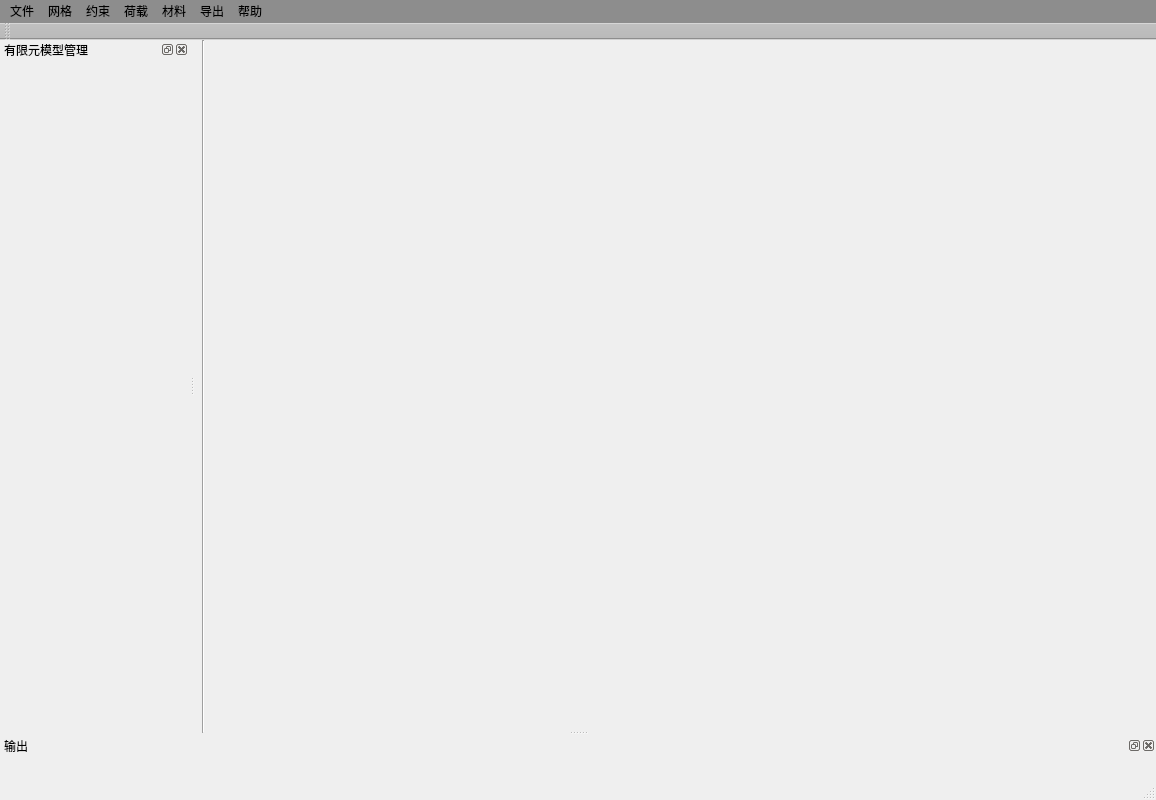
<?xml version="1.0" encoding="UTF-8"?>
<ui version="4.0">
 <class>mainWindow</class>
 <widget class="QMainWindow" name="mainWindow">
  <property name="geometry">
   <rect>
    <x>0</x>
    <y>0</y>
    <width>1156</width>
    <height>800</height>
   </rect>
  </property>
  <property name="minimumSize">
   <size>
    <width>1156</width>
    <height>800</height>
   </size>
  </property>
  <property name="windowTitle">
   <string>有限元仿真建模系统</string>
  </property>
  <widget class="QWidget" name="centralwidget">
   <property name="minimumSize">
    <size>
     <width>932</width>
     <height>693</height>
    </size>
   </property>
   <layout class="QHBoxLayout" name="horizontalLayout_2">
    <property name="spacing">
     <number>7</number>
    </property>
    <property name="leftMargin">
     <number>0</number>
    </property>
    <property name="topMargin">
     <number>0</number>
    </property>
    <property name="rightMargin">
     <number>0</number>
    </property>
    <property name="bottomMargin">
     <number>0</number>
    </property>
    <item>
     <layout class="QHBoxLayout" name="horizontalLayout">
      <property name="spacing">
       <number>3</number>
      </property>
      <property name="sizeConstraint">
       <enum>QLayout::SetDefaultConstraint</enum>
      </property>
      <item>
       <widget class="Line" name="line">
        <property name="minimumSize">
         <size>
          <width>16</width>
          <height>691</height>
         </size>
        </property>
        <property name="orientation">
         <enum>Qt::Vertical</enum>
        </property>
       </widget>
      </item>
      <item>
       <widget class="QWidget" name="view_widget" native="true">
        <property name="mouseTracking">
         <bool>false</bool>
        </property>
        <property name="styleSheet">
         <string notr="true"/>
        </property>
       </widget>
      </item>
     </layout>
    </item>
   </layout>
  </widget>
  <widget class="QMenuBar" name="menubar">
   <property name="geometry">
    <rect>
     <x>0</x>
     <y>0</y>
     <width>1156</width>
     <height>26</height>
    </rect>
   </property>
   <property name="styleSheet">
    <string notr="true">background-color: rgb(141, 141, 141);</string>
   </property>
   <widget class="QMenu" name="menu">
    <property name="title">
     <string>文件</string>
    </property>
    <addaction name="import_geometry_action"/>
    <addaction name="separator"/>
    <addaction name="exit_action"/>
   </widget>
   <widget class="QMenu" name="menuGrid">
    <property name="title">
     <string>网格</string>
    </property>
    <addaction name="line_grid_divide"/>
    <addaction name="surface_grid_divide"/>
    <addaction name="body_grid_divide"/>
   </widget>
   <widget class="QMenu" name="menu_2">
    <property name="title">
     <string>约束</string>
    </property>
    <addaction name="point_constraint_add"/>
    <addaction name="surface_constraint_add"/>
   </widget>
   <widget class="QMenu" name="menu_3">
    <property name="title">
     <string>荷载</string>
    </property>
    <addaction name="point_load_add"/>
    <addaction name="surface_load_add"/>
   </widget>
   <widget class="QMenu" name="menu_4">
    <property name="title">
     <string>材料</string>
    </property>
    <addaction name="select_material_add"/>
    <addaction name="all_material_add"/>
   </widget>
   <widget class="QMenu" name="menu_5">
    <property name="title">
     <string>导出</string>
    </property>
    <addaction name="export_nastran"/>
    <addaction name="export_abaqus"/>
    <addaction name="export_ansys"/>
   </widget>
   <widget class="QMenu" name="menu_6">
    <property name="title">
     <string>帮助</string>
    </property>
   </widget>
   <addaction name="menu"/>
   <addaction name="menuGrid"/>
   <addaction name="menu_2"/>
   <addaction name="menu_3"/>
   <addaction name="menu_4"/>
   <addaction name="menu_5"/>
   <addaction name="menu_6"/>
  </widget>
  <widget class="QStatusBar" name="statusbar"/>
  <widget class="QDockWidget" name="dockWidget">
   <property name="minimumSize">
    <size>
     <width>189</width>
     <height>693</height>
    </size>
   </property>
   <property name="toolTip">
    <string>&lt;html&gt;&lt;head/&gt;&lt;body&gt;&lt;p&gt;撒&lt;/p&gt;&lt;p&gt;&lt;br/&gt;&lt;/p&gt;&lt;/body&gt;&lt;/html&gt;</string>
   </property>
   <property name="accessibleName">
    <string/>
   </property>
   <property name="windowTitle">
    <string>有限元模型管理</string>
   </property>
   <attribute name="dockWidgetArea">
    <number>1</number>
   </attribute>
   <widget class="QWidget" name="dockWidgetContents"/>
  </widget>
  <widget class="QToolBar" name="toolBar">
   <property name="windowTitle">
    <string>工具栏</string>
   </property>
   <property name="autoFillBackground">
    <bool>false</bool>
   </property>
   <property name="styleSheet">
    <string notr="true">background-color: rgb(185, 185, 185);</string>
   </property>
   <property name="toolButtonStyle">
    <enum>Qt::ToolButtonIconOnly</enum>
   </property>
   <attribute name="toolBarArea">
    <enum>TopToolBarArea</enum>
   </attribute>
   <attribute name="toolBarBreak">
    <bool>false</bool>
   </attribute>
  </widget>
  <widget class="QDockWidget" name="dockWidget_2">
   <property name="minimumSize">
    <size>
     <width>1113</width>
     <height>42</height>
    </size>
   </property>
   <property name="windowTitle">
    <string>输出</string>
   </property>
   <attribute name="dockWidgetArea">
    <number>8</number>
   </attribute>
   <widget class="QWidget" name="dockWidgetContents_2"/>
  </widget>
  <action name="import_geometry_action">
   <property name="text">
    <string>导入几何模型</string>
   </property>
   <property name="iconText">
    <string>导入几何模型</string>
   </property>
  </action>
  <action name="exit_action">
   <property name="text">
    <string>退出</string>
   </property>
  </action>
  <action name="line_grid_divide">
   <property name="text">
    <string>边网格划分</string>
   </property>
  </action>
  <action name="surface_grid_divide">
   <property name="text">
    <string>面网格划分</string>
   </property>
  </action>
  <action name="body_grid_divide">
   <property name="text">
    <string>体网格划分</string>
   </property>
  </action>
  <action name="point_constraint_add">
   <property name="text">
    <string>施加点约束</string>
   </property>
  </action>
  <action name="surface_constraint_add">
   <property name="text">
    <string>施加面约束</string>
   </property>
  </action>
  <action name="point_load_add">
   <property name="text">
    <string>施加点荷载</string>
   </property>
  </action>
  <action name="surface_load_add">
   <property name="text">
    <string>施加面荷载</string>
   </property>
  </action>
  <action name="select_material_add">
   <property name="text">
    <string>选择部件</string>
   </property>
  </action>
  <action name="all_material_add">
   <property name="text">
    <string>施加所有部件</string>
   </property>
  </action>
  <action name="export_nastran">
   <property name="text">
    <string>Nastran</string>
   </property>
  </action>
  <action name="export_abaqus">
   <property name="text">
    <string>Abaqus</string>
   </property>
  </action>
  <action name="export_ansys">
   <property name="text">
    <string>Ansys</string>
   </property>
  </action>
 </widget>
 <resources/>
 <connections/>
</ui>
